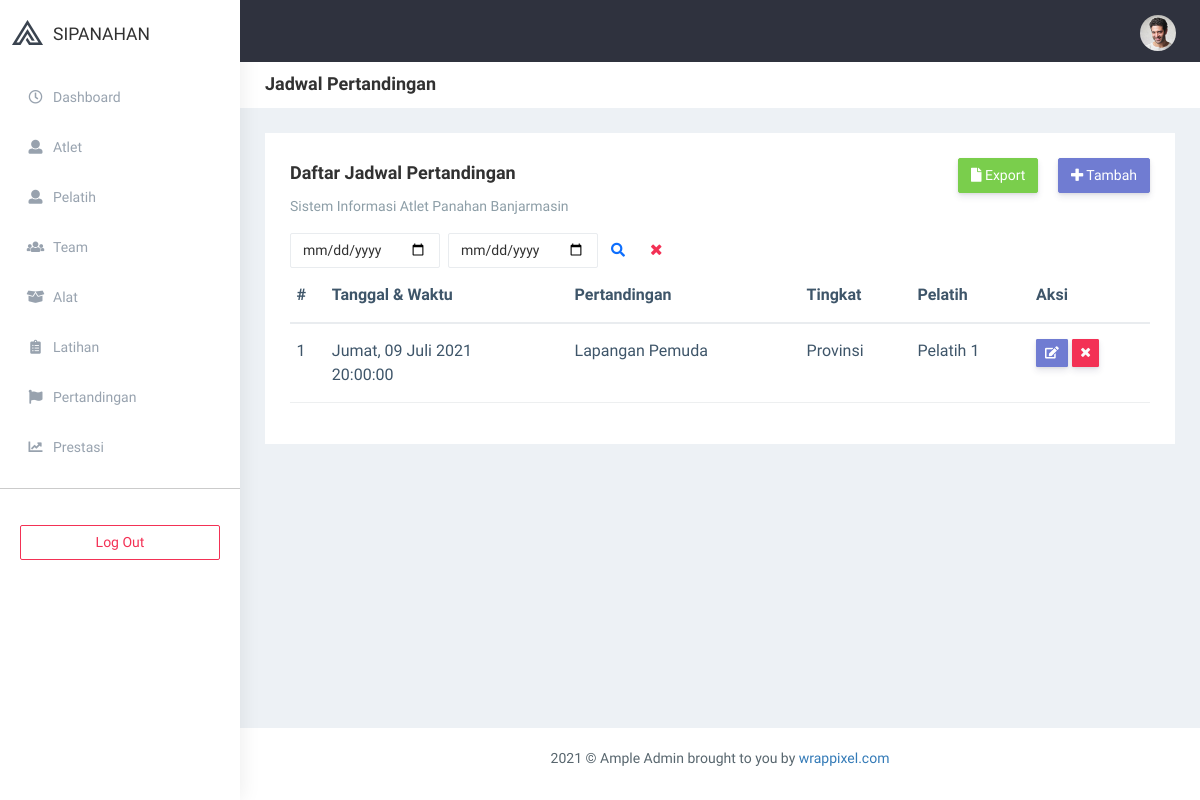
Screenshot of /index.php/pertandingan with the database file from the repository.
### tables this page shows
CREATE TABLE `pertandingan` (
  `id` int(11) NOT NULL,
  `tempat` varchar(255) NOT NULL,
  `tanggal` date NOT NULL,
  `waktu` time NOT NULL,
  `user_id` int(11) NOT NULL,
  `tingkat` int(11) NOT NULL,
  `deskripsi` text NOT NULL
);

CREATE TABLE `users` (
  `id` int(11) NOT NULL,
  `nama` varchar(50) NOT NULL,
  `email` varchar(100) NOT NULL,
  `username` varchar(100) NOT NULL,
  `password` varchar(255) NOT NULL,
  `level` int(11) NOT NULL,
  `status` int(11) NOT NULL,
  `tim_id` int(11) DEFAULT NULL,
  `image` varchar(100) NOT NULL
);

### application/controllers/Pertandingan.php (called while the page is built, shortened)
<?php
class Pertandingan extends CI_Controller {
	function __construct() {
        $this->load->model(['m_app']);
    }
    public function index() {
        $var    = [
            'page'  =>  'admin/pertandingan',
            'title' =>  'Jadwal Pertandingan',
            'pertandingan'   =>  $this->m_app->getPertandingan()->result(),
            'user'  =>  $this->m_app->getPelatih()->result(),
            'anggota'   =>  $this->m_app->getAnggota()->result(),
            'tingkat' => ['Kecamatan', 'Kabupaten / Kota', 'Provinsi', 'Nasional'],
        ];
        $this->load->view('layout/admin', $var);
    }
}

### index.php (called while the page is built, shortened)
<?php
require_once BASEPATH.'core/CodeIgniter.php';

### application/models/M_app.php (called while the page is built, shortened)
<?php defined('BASEPATH') OR exit('No direct script access allowed');
class M_app extends CI_Model {
    function getAnggota($var = null) {
        $this->db->select('users.*, tim.id AS tim_id, tim.tim');
        $this->db->from('users');
        $this->db->join('tim', 'tim.id = users.tim_id');
        $this->db->where('level', 3);
        $this->db->order_by('id', 'DESC');
    	return $this->db->get();
    }
    function getPelatih($var = null) {
        $this->db->select('users.*, tim.id AS tim_id, tim.tim');
        $this->db->from('users');
        $this->db->join('tim', 'tim.id = users.tim_id');
        $this->db->where('level', 2);
        $this->db->order_by('id', 'DESC');
    	return $this->db->get();
    }
    function getKehadiran($var = null, $user_id = null) {
        $this->db->select('kehadiran.*, users.id AS user_id, users.nama, latihan.id AS latihan_id, latihan.tempat');
        $this->db->from('kehadiran');
        if ($var != null) {
            $this->db->where('kehadiran.latihan_id', $var);
        }
        $this->db->order_by('id', 'DESC');
        $this->db->join('users', 'users.id = kehadiran.user_id');
        $this->db->join('latihan', 'latihan.id = kehadiran.latihan_id');
    	return $this->db->get();
    }
    function getPertandingan($var = null) {
        $this->db->select('pertandingan.*, users.id AS user_id, users.nama');
        $this->db->from('pertandingan');
        $this->db->order_by('id', 'DESC');
        $this->db->join('users', 'users.id = pertandingan.user_id');
    	return $this->db->get();
    }
}

### application/helpers/custom_helper.php (called while the page is built, shortened)
<?php if ( ! defined('BASEPATH')) exit('No direct script access allowed');
    if ( ! function_exists('bulan'))
    {
        function bulan($bln)
        {
            switch ($bln)
            {
                case 7:
                    return "Juli";
                    break;
            }
        }
    }
    if ( ! function_exists('longdate_indo'))
    {
        function longdate_indo($tanggal)
        {
            $ubah = gmdate($tanggal, time()+60*60*8);
            $pecah = explode("-",$ubah);
            $tgl = $pecah[2];
            $bln = $pecah[1];
            $thn = $pecah[0];
            $bulan = bulan($pecah[1]);
            $nama = date("l", mktime(0,0,0,$bln,$tgl,$thn));
            $nama_hari = "";
            if($nama=="Sunday") {$nama_hari="Minggu";}
            else if($nama=="Monday") {$nama_hari="Senin";}
            else if($nama=="Tuesday") {$nama_hari="Selasa";}
            else if($nama=="Wednesday") {$nama_hari="Rabu";}
            else if($nama=="Thursday") {$nama_hari="Kamis";}
            else if($nama=="Friday") {$nama_hari="Jumat";}
            else if($nama=="Saturday") {$nama_hari="Sabtu";}
            return $nama_hari.', '.$tgl.' '.$bulan.' '.$thn;
        }
    }

### application/views/admin/pertandingan.php (the view, shortened to what this page needs)
<div class="row">
    <div class="col-sm-12">
        <div class="white-box">
            <div class="row">
                <div class="col-md-6">
                    <h3 class="box-title">Daftar <?= $title ?></h3>
                    <p class="text-muted">Sistem Informasi Atlet Panahan Banjarmasin</p>
                </div>
                <div class="col-md-6 text-right" >
                    <form role="search" action="<?= site_url('export/pertandingan') ?>" method="get" class="">
                        <button type="submit" class="btn btn-success text-white mr-3"><i class="fa fa-file" aria-hidden="true"></i> Export</button>
                        <a name="" id="" class="btn btn-primary" href="#" role="button" data-toggle="modal" data-target="#create"><i class="fa fa-plus" aria-hidden="true"></i> Tambah</a>
                    </form>
                </div>
                <div class="col-md-6">
                    <form role="search" action="<?php echo site_url('pertandingan')?>" method="get" class="app-search d-flex me-5">
                        <input type="date" value="<?php echo $_GET['a'] ?? '' ?>" name="a" class="form-control mt-0 w-50 mr-2">
                        <input type="date" value="<?php echo $_GET['b'] ?? '' ?>" name="b" class="form-control mt-0 w-50">
                        <button type="submit" class="btn btn-link"><i class="fa fa-search"></i></button>
                        <a name="" id="" class="btn btn-link text-danger" href="<?php echo site_url('pertandingan')?>" role="button"><i class="fa fa-times"></i></a>
                    </form>
                </div>
            </div>
            <div class="table-responsive">
                <table class="table text-nowrap">
                    <thead>
                        <tr>
                            <th class="border-top-0">#</th>
                            <th class="border-top-0">Tanggal & Waktu</th>
                            <th class="border-top-0">Pertandingan</th>
                            <th class="border-top-0">Tingkat</th>
                            <th class="border-top-0">Pelatih</th>
                            <th class="border-top-0">Aksi</th>
                        </tr>
                    </thead>
                    <tbody>
                    <?php foreach ($pertandingan as $x => $data):?>
                        <tr>
                            <td><?= $x+1 ?></td>
                            <td><?= longdate_indo($data->tanggal) ?> <br> <?= $data->waktu ?></td>
                            <td><?= $data->tempat ?></td>
                            <td><?= $tingkat[$data->tingkat - 1] ?></td>
                            <td><?= $data->nama ?></td>
                            <td>
                                <div class="text-center">
                                    <span>
                                        <a style="cursor: pointer;" data-toggle="modal" data-target="#update_<?=$data->id?>">
                                            <button class="btn btn-sm btn-primary mr-1"  data-placement="top"
                                                    title="" data-original-title="Edit" style="float:left;">
                                                <i class="fa fa-edit"></i>
                                            </button>
                                        </a>
                                        <a href="<?php echo site_url().'/admin/destroy/pertandingan/'.$data->id; ?>" class="btnDelete">
                                            <button class="btn btn-sm btn-danger" data-toggle="tooltip" data-placement="top" title="" data-original-title="Delete" type="submit" style="float:left;">
                                                <i class="fa fa-times" style="color: #fafafa;"></i>
                                            </button>
                                        </a>
                                    </span>
                                </div>
                            </td>
                        </tr>
                    <?php endforeach; ?>
                    </tbody>
                </table>
            </div>
        </div>
    </div>
</div>

### rows the page displays
pertandingan: tanggal "Jumat, 09 Juli 2021", waktu "20:00:00", tempat "Lapangan Pemuda", tingkat "Provinsi", user.nama "Pelatih 1"

### other values shown
$title "Jadwal Pertandingan"
